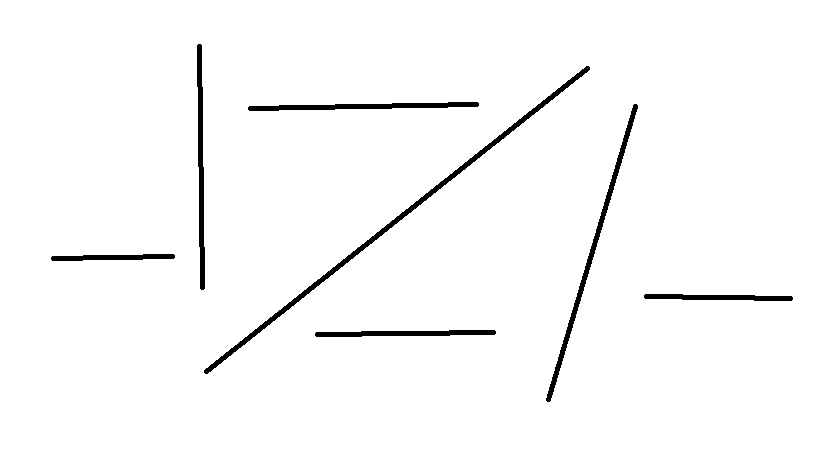
//> input picture media/lines.png, 819 x 460 px
$ ./problem6-1   (built with g++ and OpenCV 4)
//> lines starting //> are read from the running program, lines starting //| are printed output that depends on the picture; after the words box and inside, x2 and y2 are one past the last pixel; in counts of white or black regions, pixels touching at a corner belong together

#include <iostream>
#include "opencv2/core/core.hpp"
#include "opencv2/imgproc/imgproc.hpp"
#include "opencv2/video/background_segm.hpp"
#include "opencv2/highgui/highgui.hpp"

#pragma comment(lib, "opencv_core2411d.lib")
#pragma comment(lib, "opencv_highgui2411d.lib")
#pragma comment(lib, "opencv_imgproc2411d.lib")

using namespace std;
using namespace cv;


void main()
{
	Mat src = imread("../../media/lines.png");
//> src is the input picture: 460 rows x 819 cols, CV_8UC3; 97.7% white; 7 black regions, largest, box (x1, y1, x2, y2) and area: (204, 66, 590, 374) 2448, (546, 104, 638, 402) 1556, (197, 44, 205, 290) 1226
	cvtColor(src, src, CV_RGB2GRAY);
	threshold(src, src, 10, 255, CV_THRESH_BINARY_INV);
	imshow("src", src);

	float ar1[] = {
// 		1,-2,1,
// 		2,-4,2,
// 		1,-2,1,

// 		1,-2,1,
// 		1,-4,1,
// 		1,-2,1,

		// horizontal change
		-1, 0, 1,
		-2, 0, 2,
		-1, 0, 1,

		// vertical change
// 		-1, -2, -1,
// 		0, 0, 0,
// 		1, 2, 1,


// 		-2,-1, -2,
// 		0, 0, 0,
// 		-2,-1, -2,

// 		1,0,1,
// 		1,0,1,
// 		1,0,1
	};

	float ar2[] = {
		// vertical change
		-1, -2, -1,
		0, 0, 0,
		1, 2, 1,
	};

	Mat dst;
	Mat kernel1(3,3, CV_32FC1);
	Mat kernel2(3, 3, CV_32FC1);

	for (int i = 0; i < 9; ++i)
	{
		kernel1.at<float>(i / 3, i % 3) = ar1[i];
		kernel2.at<float>(i / 3, i % 3) = ar2[i];
	}

	cv::filter2D(src, dst, CV_32F, kernel1);
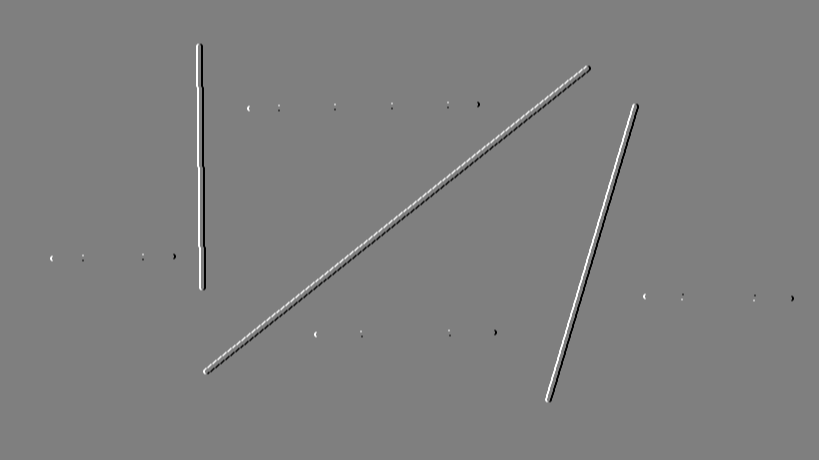
//> dst: 460 rows x 819 cols, CV_32FC1; min -1020, max 1020, mean 0; drawn with min black and max white
	cv::filter2D(dst, dst, CV_32F, kernel2);
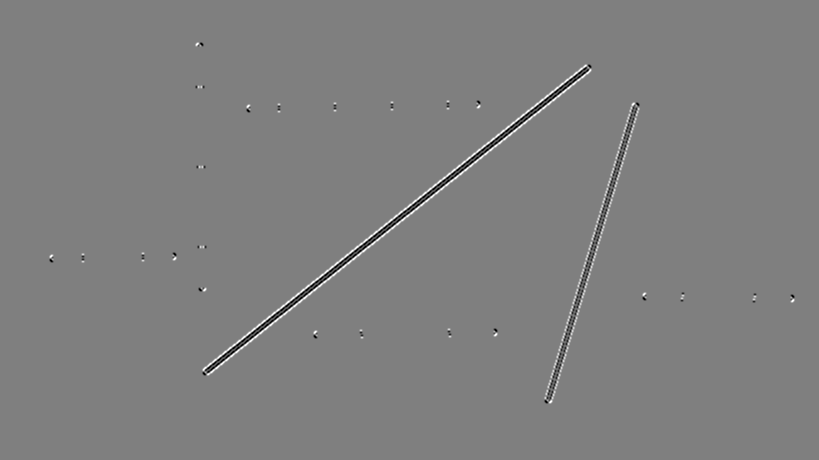
//> dst: 460 rows x 819 cols, CV_32FC1; 2.68% of pixels changed, all inside (x1, y1, x2, y2) = (49, 42, 795, 404); drawn with min black and max white
	convertScaleAbs(dst, dst);
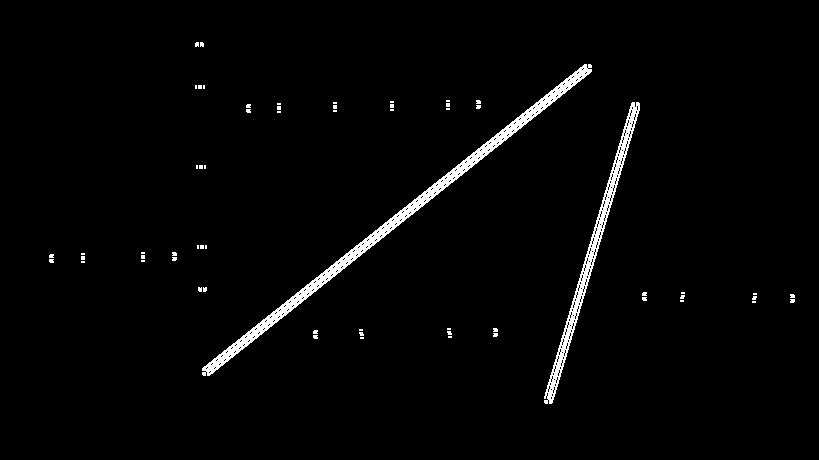
//> dst: 460 rows x 819 cols, CV_8UC1; 2.2% white; 61 white regions (59 under 20 px), largest, box (x1, y1, x2, y2) and area: (202, 64, 592, 376) 4912, (544, 102, 640, 404) 2628
//> (the run ends here: the program stops with an error, at `erode(dst, dst, Mat(5,5, CV_32FC1));`)

$ run again, with media/circle.png copied over media/lines.png
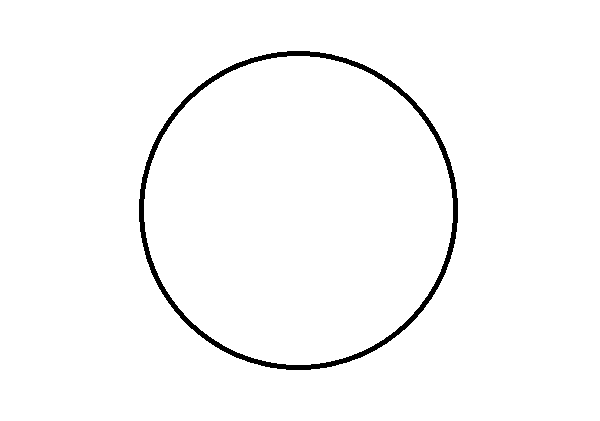
//> input picture media/circle.png, 600 x 421 px
//> src is the input picture: 421 rows x 600 cols, CV_8UC3; 98.1% white; 1 black region, box (x1, y1, x2, y2) and area: (139, 51, 458, 370) 4914
//> `cv::filter2D(dst, dst, CV_32F, kernel2);`:
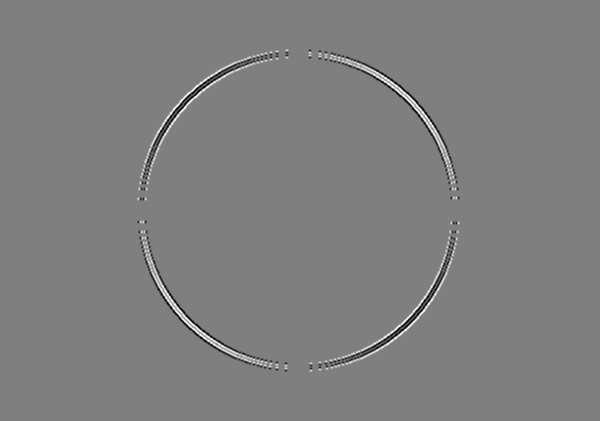
//> dst: 421 rows x 600 cols, CV_32FC1; min -2295, max 2295, mean 0; drawn with min black and max white
//> `convertScaleAbs(dst, dst);`:
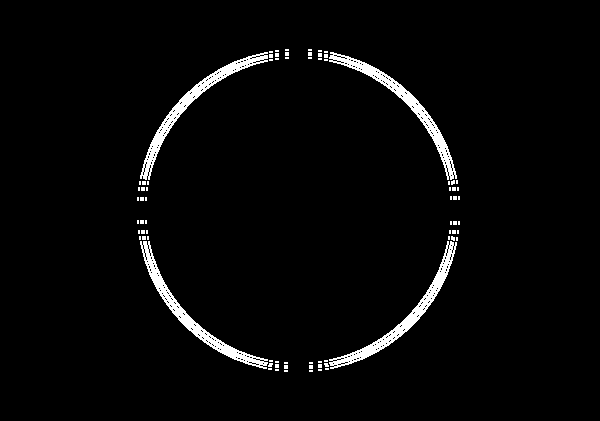
//> dst: 421 rows x 600 cols, CV_8UC1; 3.1% white; 76 white regions (72 under 20 px), largest, box (x1, y1, x2, y2) and area: (329, 241, 457, 369) 1748, (140, 52, 268, 180) 1747, (140, 241, 268, 369) 1747, (329, 52, 457, 180) 1745

$ run again, with media/pic1.png copied over media/lines.png
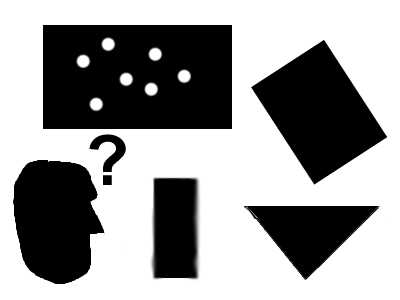
//> input picture media/pic1.png, 400 x 300 px
//> src is the input picture: 300 rows x 400 cols, CV_8UC3; mean B, G, R 154.1, 154.1, 154.1
//> `threshold(src, src, 10, 255, CV_THRESH_BINARY_INV);`:
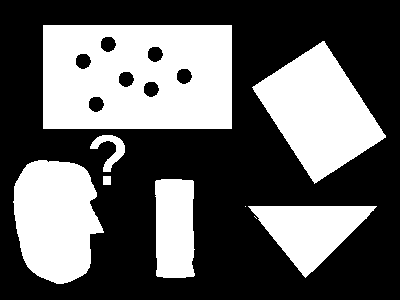
//> src: 300 rows x 400 cols, CV_8UC1; 38.2% white; 9 white regions (2 under 20 px), largest, box (x1, y1, x2, y2) and area: (43, 25, 232, 129) 18410, (252, 41, 386, 184) 9889, (13, 160, 104, 284) 8502
//> `convertScaleAbs(dst, dst);`:
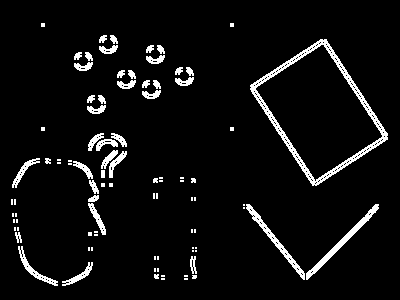
//> dst: 300 rows x 400 cols, CV_8UC1; 5.7% white; 91 white regions (48 under 20 px), largest, box (x1, y1, x2, y2) and area: (250, 39, 388, 186) 2023, (306, 204, 379, 280) 572, (246, 204, 305, 280) 504
